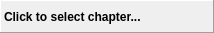
<?xml version="1.0" encoding="UTF-8"?>
<ui version="4.0">
 <class>BooksAndChapters</class>
 <widget class="QFrame" name="BooksAndChapters">
  <property name="geometry">
   <rect>
    <x>0</x>
    <y>0</y>
    <width>214</width>
    <height>33</height>
   </rect>
  </property>
  <property name="frameShape">
   <enum>QFrame::Panel</enum>
  </property>
  <property name="frameShadow">
   <enum>QFrame::Raised</enum>
  </property>
  <layout class="QGridLayout" name="gridLayout">
   <property name="leftMargin">
    <number>3</number>
   </property>
   <property name="topMargin">
    <number>6</number>
   </property>
   <property name="rightMargin">
    <number>3</number>
   </property>
   <property name="bottomMargin">
    <number>6</number>
   </property>
   <item row="0" column="0">
    <widget class="QLabel" name="chapter">
     <property name="sizePolicy">
      <sizepolicy hsizetype="Preferred" vsizetype="Preferred">
       <horstretch>1</horstretch>
       <verstretch>0</verstretch>
      </sizepolicy>
     </property>
     <property name="font">
      <font>
       <weight>75</weight>
       <bold>true</bold>
      </font>
     </property>
     <property name="text">
      <string>Click to select chapter...</string>
     </property>
    </widget>
   </item>
  </layout>
 </widget>
 <resources/>
 <connections/>
 <slots>
  <slot>slotAddBook()</slot>
  <slot>slotAddChapter()</slot>
  <slot>slotDelete()</slot>
 </slots>
</ui>
